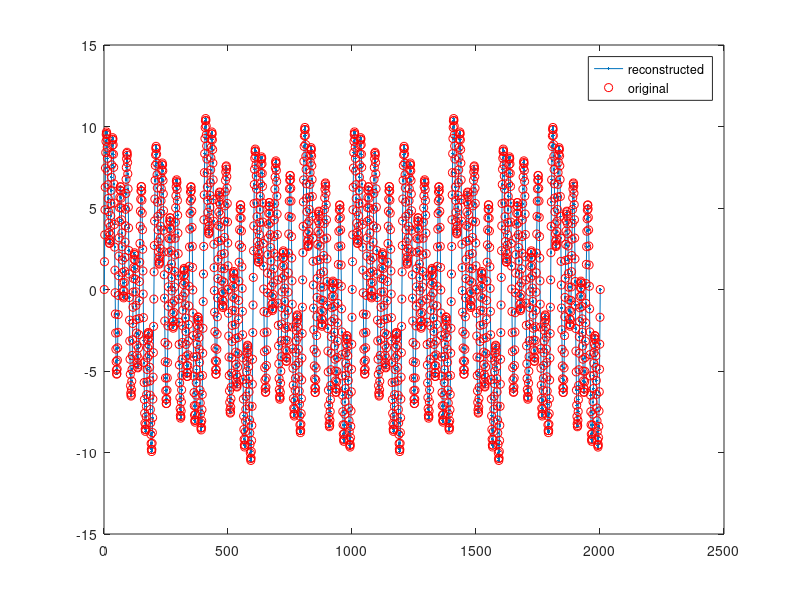
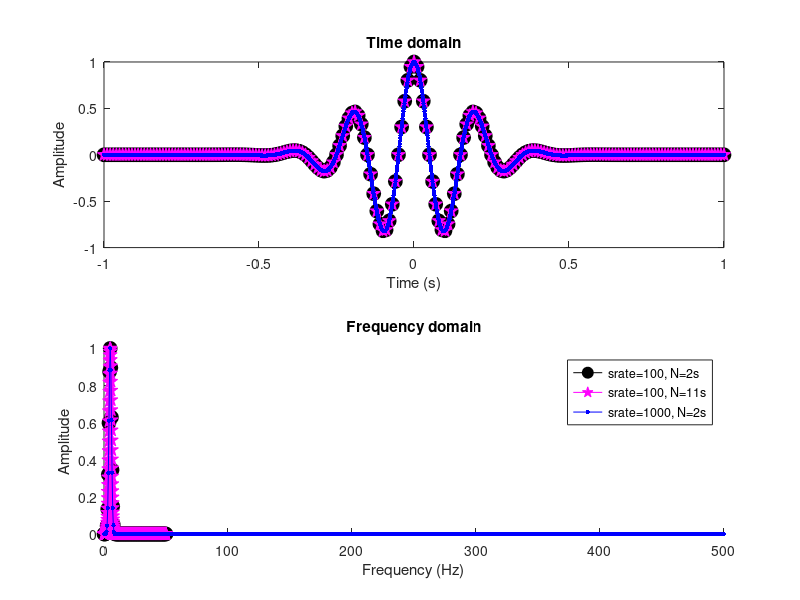
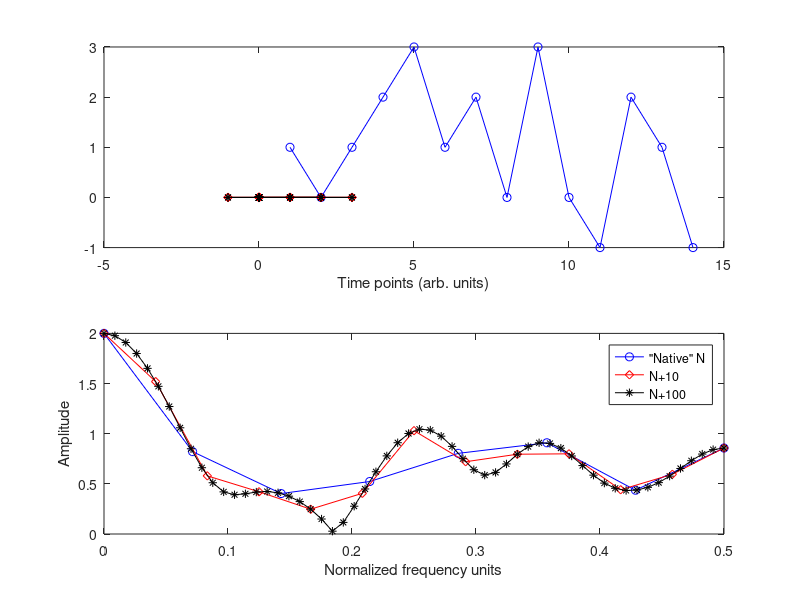

MATLAB code for these plots, in order:
%%Reconstruct a signal via inverse Fourier transform
% create the signal
% define a sampling rate and time vector
srate = 1000;
time  = -1:1/srate:1;
% frequencies
frex = [ 3 10 5 15 35 ];
% now loop through frequencies and create sine waves
signal = zeros(1,length(time));
for fi=1:length(frex)
    signal = signal + fi * sin(2*pi*time*frex(fi));
end

%% on to the ift!
%%% Here you will invert the Fourier transform,
%   by starting from Fourier coefficients and getting back into the time domain.

N           = length(signal); % length of sequence
fourierTime = (0:N-1)/N;    % "time" used for sine waves

reconSignal = zeros(size(signal));
fourierCoefs = fft(signal)/N;

% loop over frequencies
for fi=1:N
    % create coefficient-modulated sine wave for this frequency
    % Note: this is a complex sine wave without the minus sine in the exponential.
    fourierSine = fourierCoefs(fi) * exp(1i*(2*pi*(fi-1)*fourierTime));
    % continue building up signal...
    reconSignal = reconSignal + fourierSine;
end

% note: in practice, the inverse Fourier transform should be done using:
%reconSignal = ifft(fourierCoefs) * N;

figure(17), clf
plot(real(reconSignal),'.-')
hold on
plot(signal,'ro')
zoom on % inspect the two signals

legend({'reconstructed';'original'})

%% Frequency resolution and zero-padding
%%% We start by investigating the difference between sampling rate and
%   number of time points for Fourier frequencies.

% temporal parameters
srates  = [100 100 1000];
timedur = [  1  10    1];
freq    =     5; % in Hz
colors  = 'kmb';
symbols = 'op.';

figure(18), clf
legendText = cell(size(timedur));
for parami=1:length(colors)

    % define sampling rate in this round
    srate = srates(parami); % in Hz
    % define time
    time = -1:1/srate:timedur(parami);
    % create signal (Morlet wavelet)
    signal = cos(2*pi*freq.*time) .* exp( (-time.^2) / .05 );
    % compute FFT and normalize
    signalX = fft(signal)/length(signal);
    signalX = signalX./max(signalX);
    % define vector of frequencies in Hz
    hz = linspace(0,srate/2,floor(length(signal)/2)+1);

    % plot time-domain signal
    subplot(211)
    plot(time,signal,[colors(parami) symbols(parami) '-'],'markersize',10,'markerface',colors(parami)), hold on
    set(gca,'xlim',[-1 1])
    xlabel('Time (s)'), ylabel('Amplitude')
    title('Time domain')

    % plot frequency-domain signal
    subplot(212), hold on
    plot(hz,abs(signalX(1:length(hz))),[colors(parami) symbols(parami) '-'],'markersize',10,'markerface',colors(parami))
    xlabel('Frequency (Hz)'), ylabel('Amplitude')
    title('Frequency domain')

    legendText{parami} = [ 'srate=' num2str(srates(parami)) ', N=' num2str(timedur(parami)+1) 's' ];
end

legend(legendText)
zoom

%% zero-padding, spectral resolution, and sinc interpolation
%%% Explore the effects of zero-padding.
%   Note: I created the numbers here to show rather strong effects of zero-padding.
%    You can try with other numbers; the effects will be more mild.

figure(19), clf
signal  = [ 1 0 1 2 3 1 2 0 3 0 -1 2 1 -1];

% compute the FFT of the same signal with different DC offsets
signalX1 = fft(signal,length(signal))     / length(signal); 
% this second input is determines the length of the fft (basically padzeros automatically)
signalX2 = fft(signal, 10 + length(signal)) / length(signal); % zero-pad to 10 plus length of signal!
signalX3 = fft(signal, 100 + length(signal)) / length(signal);  % zero-pad to 100 plus length of signal!

% define frequencies vector
frex1 = linspace( 0, .5, floor(length(signalX1)/2)+1 );
frex2 = linspace( 0, .5, floor(length(signalX2)/2)+1 );
frex3 = linspace( 0, .5, floor(length(signalX3)/2)+1 );

% plot signals in the time domain
subplot(211)
plot(ifft(signalX1)*length(signal),'bo-'), hold on
plot(ifft(signalX2)*length(signal),'rd-'), hold on
plot(ifft(signalX3)*length(signal),'k*-'), hold on
xlabel('Time points (arb. units)')

% plot signals in the frequency domain
subplot(212)
plot(frex1,2*abs(signalX1(1:length(frex1))),'bo-'), hold on
plot(frex2,2*abs(signalX2(1:length(frex2))),'rd-')
plot(frex3,2*abs(signalX3(1:length(frex3))),'k*-')

xlabel('Normalized frequency units'), ylabel('Amplitude')
legend({'"Native" N';'N+10';'N+100'})
% SOLID FOR SEEING THE FREQUENCIES THAT ARE NOT VISIBLE..